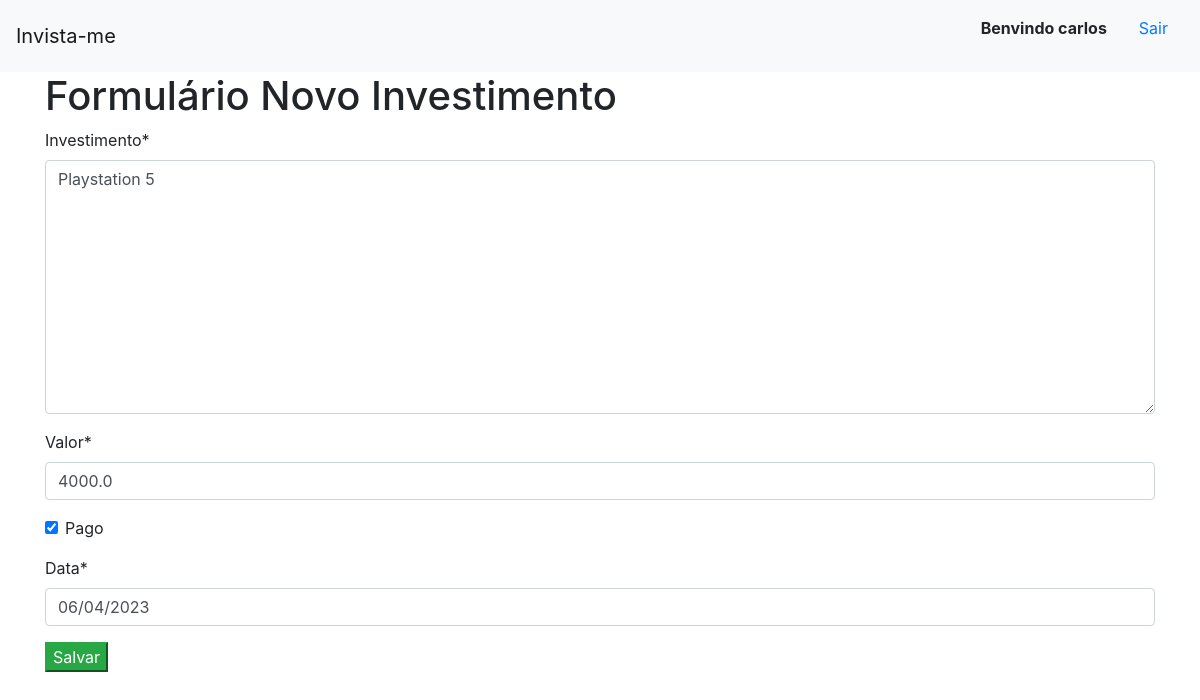
Screenshot of /novo_investimento/3 (signed in) with the database file from the repository.
### invista_me/models.py (models this page shows)
class Investimento(models.Model):
    investimento = models.TextField(max_length=255)
    valor = models.FloatField()
    pago = models.BooleanField()
    data = models.DateField(default=datetime.now)

### invista_me/views.py (the view)
# urls.py: path('novo_investimento/<int:id_investimento>',views.editar, name = 'editar'),
@login_required
def editar(request,id_investimento):
    investimento = Investimento.objects.get(pk=id_investimento)
    if request.method == "GET":
        formulario = InvestimentoForm(instance=investimento)
        return render(request,'investimentos/novo_investimento.html',{'formulario': formulario})
    else:
        formulario = InvestimentoForm(request.POST,instance=investimento)
        if formulario.is_valid():
            formulario.save()
        return redirect('investimentos')

### invista_me/forms.py
class InvestimentoForm(ModelForm):
    class Meta:
        model = Investimento
        fields = '__all__'

### invista_me/templates/investimentos/novo_investimento.html (shortened to what this page needs)
{%  extends 'investimentos/base.html' %}
{% block conteudo %}
{% load crispy_forms_tags %}
<div class = 'container'>
    <h1>Formulário Novo Investimento</h1>
    <form action="" method="post">
        {{formulario | crispy}}
        <button type="submit" class = 'btm btn-success'>Salvar</button>
    </form>
</div>
{% endblock %}

### invista_me/templates/investimentos/base.html (shortened to what this page needs)
<!doctype html>
<html lang="en">
  <head>
    <link rel="stylesheet" href="https://cdn.jsdelivr.net/npm/bootstrap@4.6.2/dist/css/bootstrap.min.css">
  </head>
  <body>
    <nav class="navbar navbar-light bg-light">
        <a class="navbar-brand" href="{% url 'investimentos' %}">Invista-me</a>
        <ul style="list-style: none;">
          {% if user.is_authenticated %}
          <li style="float:left">
            <strong class="nav-item nav-link">Benvindo {{user.get_username}}</strong>
          </li>
          <li style="float:left">
            <a class="nav-item nav-link" href="{% url 'logout' %}">Sair</a>
          </li>
          {% endif %}
        </ul>
    </nav>
    {% block conteudo %}
    {% endblock %}
  </body>
</html>

### rows the page displays
Investimento: investimento "Playstation 5", valor "4000.0", pago "☑", data "06/04/2023"

### other values shown
{{ user.get_username }} "carlos"
